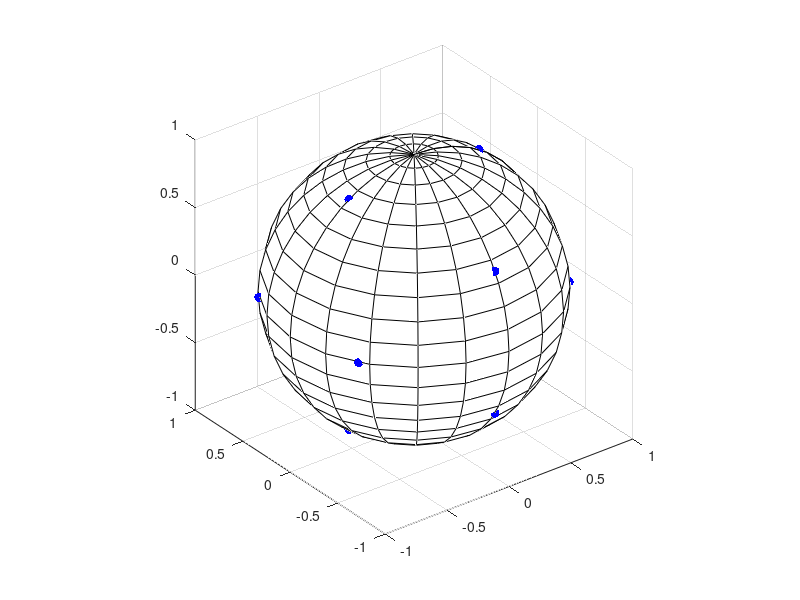

Recreate this plot in MATLAB.
% John Springmann
% 8/29/12
%
% Code to grid/pixelate a sphere using icosahedron method of Tegmark
% (1996) and Teanby (2006)

clear all
clc
close all

%% step 1: define the vertices of the Icosahedron. The x,y,z coordinates 
% are given in Table 1 of the Teanby paper

phi = 2*cos(pi/5);

icos_verts = [0     phi     1;...
              0     -phi    1;...
              0     phi     -1;...
              0     -phi    -1;...
              1     0       phi;...
              -1    0       phi;...
              1     0       -phi;...
              -1    0       -phi;...
              phi   1       0;...
              -phi  1       0;...
              phi   -1      0;...
              -phi  -1      0];
% normalize the lengths
numVerts = size(icos_verts,1);
for i = 1:numVerts
    icos_verts(i,:) = icos_verts(i,:)/norm(icos_verts(i,:));
end

%% step 2: define an array of triangles, where each triangle is formed by 
% the nearest 3 vertices of the icosahedron

% using the method of GridSphere()...

% vertices of the 20 triangles formed from the vertices
As = [2; 5; 9; 7; 11; 4; 6; 2; 1; 5; 3; 9; 8; 7; 12; 12; 6; 1; 3; 10];
Bs = [4; 11; 5; 9; 7; 2; 12; 5; 6; 9; 1; 7; 3; 4; 8; 6; 1; 3; 10; 8];
Cs = [11; 2; 11; 11; 4; 12; 2; 6; 5; 1; 9; 3; 7; 8; 4; 10; 10; 10; 8; 12];

triangles = zeros(20,3,3);
%   dim 1: triangle number
%   dim 2: row number of each triangle. Each row is a vertex
%   dim 3: column number of each triangle. Cols are x y z vertices

% for i = 1:20
%     triangles(i,:,:) = [ icos_verts(As(i)), icos_verts(Bs(i)), icos_verts(Cs(i))];
% end



%% plot
figure(1)
[X Y Z] = sphere;
surf(X,Y,Z);
colormap('white')
hold on
plot3(icos_verts(:,1),icos_verts(:,2),icos_verts(:,3),'b.','markersize',20)
hold off
grid on
axis square



